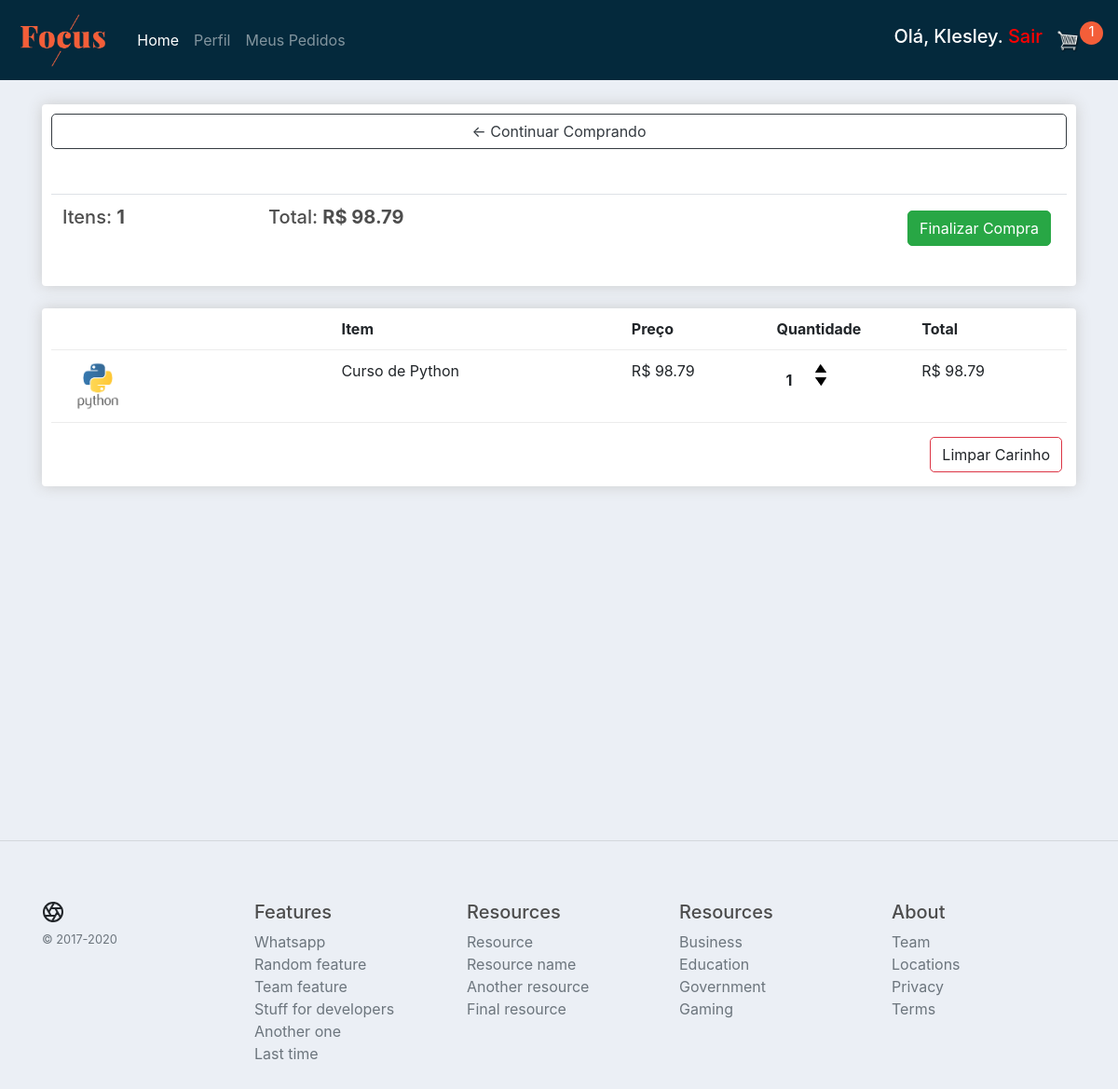
The page /cart/ (signed in) on the database as committed earlier.
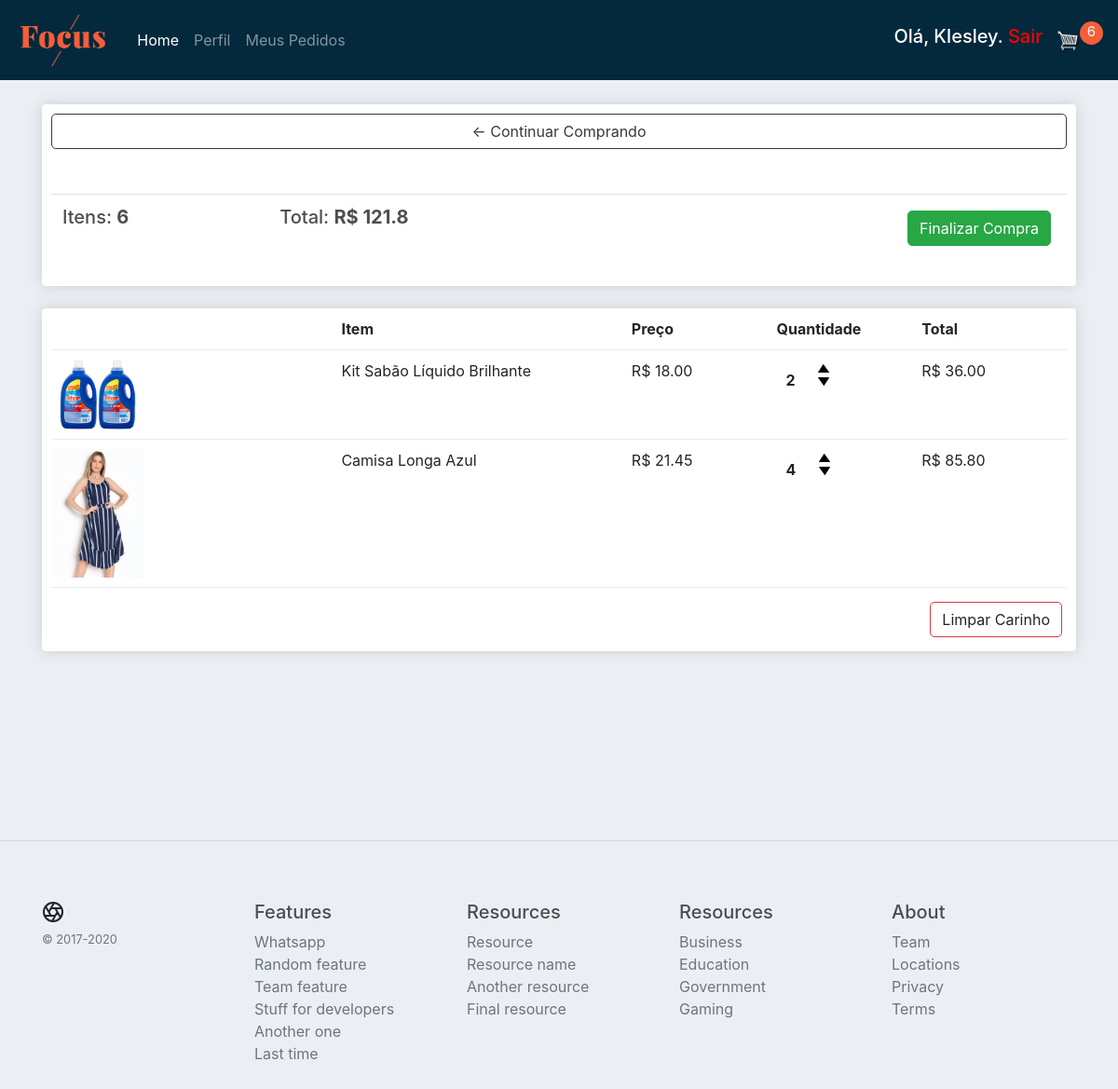
The same page on the database as committed later.
### store/models.py (models this page shows, shortened)
class Order(models.Model):
    STATUS = [
        ('In the cart', 'In the cart'),
        ('Waiting for Payment', 'Waiting for Payment'),
        ('Preparation', 'Preparation'),
        ('Out for delivery', 'Out for delivery'),
        ('Delivered', 'Delivered')
    ]
    customer = models.ForeignKey(Customer, on_delete=models.SET_NULL, null=True)
    date_orderd = models.DateTimeField(auto_now_add=True)
    status = models.CharField(max_length=200, choices=STATUS, default=STATUS[0])
    transaction_id = models.CharField(max_length=200, null=False)
    @property
    def get_total_order(self):
        orders_items = self.orderitem_set.all()
        total_order = sum(item.get_total_order_item for item in orders_items)
        return float(total_order)
    @property
    def get_total_cart_items(self):
        orders_items = self.orderitem_set.all()
        total_items = sum([item.quantity for item in orders_items])
        return total_items

class OrderItem(models.Model):
    product = models.ForeignKey(Product, on_delete=models.CASCADE, null=True)
    order = models.ForeignKey(Order, on_delete=models.CASCADE, null=True)
    quantity = models.IntegerField(default=0, null=False, blank=False)
    date_added = models.DateTimeField(auto_now_add=True)
    @property
    def get_total_order_item(self):
        return self.product.price * self.quantity

class Product(models.Model):
    image = models.ImageField(null=True, blank=True)
    name = models.CharField(max_length=200, null=False)
    description = models.TextField(null=True, blank=True)
    price = models.DecimalField(max_digits=8, decimal_places=2)
    digital = models.BooleanField(default=False, null=False)
    available_quantity = models.IntegerField(default=0, null=False, blank=False)
    date_created = models.DateTimeField(null=True, auto_now_add=True)
    @property
    def image_url(self):
        try:
            url = self.image.url
        except:
            url = f'/static/images/Sem-imagem.png'
        return url

### store/views.py (the view)
# urls.py: path('cart/', CartView.as_view(), name='cart'),
class CartView(ListView):
    model = Product
    context_object_name = 'products'
    template_name = 'store/cart.html'
    def get_context_data(self, **kwargs):
        context = super(CartView, self).get_context_data(**kwargs)
        data = cartData(self.request)
        order = data['order']
        context['order'] = order
        context['quantity_items'] = data['quantity_items']
        context['items'] = data['items']
        return context

### store/utils.py (called while the page is built)
def cartData(request) -> dict:
    if request.user.is_authenticated:
        customer = request.user.customer
        order, created = Order.objects.get_or_create(customer=customer, status=Order.STATUS[0][0])
        items = order.orderitem_set.all()
        quantity_items = items.count()
        return {'order': order, 'items': items, 'quantity_items': quantity_items}
    else:
        return cookieCart(request)

### store/templates/store/cart.html (shortened to what this page needs)
{% extends 'base.html' %}
{% load static %}
{% block content %}
    <div class="row">
        <div class="col-lg-12">
            <div class="box-element">
                <a href="{% url 'store' %}" class="btn btn-outline-dark btn-block" style="border-radius: 5px">&#x2190;
                    Continuar
                    Comprando</a>
                <br>
                <br>
                {% if quantity_items > 0 %}
                    <table class="table">
                    <tr>
                        <th>
                            <h5>Itens: <strong>{{ order.get_total_cart_items }}</strong></h5>
                        </th>
                        <th>
                            <h5>Total: <strong>R$ {{ order.get_total_order }}</strong></h5>
                        </th>
                        <th>
                            <a href="{% url 'checkout' %}" class="btn btn-success"
                               style="border-radius: 5px;float: right;margin:5px">Finalizar Compra</a>
                        </th>
                    </tr>
                </table>
                {% endif %}
            </div>
            <br>
            <div class="box-element">
                <div class="cart-row">
                    <div style="flex: 2"></div>
                    <div style="flex: 2"><strong>Item</strong></div>
                    <div style="flex: 1"><strong>Preço</strong></div>
                    <div style="flex: 1"><strong>Quantidade</strong></div>
                    <div style="flex: 1"><strong>Total</strong></div>
                </div>
                {% for item in items %}
                    <div class="cart-row">
                        <div style="flex: 2"><img class="row-image" src="{{ item.product.image_url }}" alt="">
                        </div>
                        <div style="flex: 2">{{ item.product.name }}</div>
                        <div style="flex: 1">R$ {{ item.product.price }}</div>
                        <div style="flex: 1">
                            <p class="quantity">{{ item.quantity }}</p>
                            <div class="quantity">
                                <img class="chg-quantity update-cart" data-product="{{ item.product.id }}"
                                     data-action="add"
                                     src="{% static  'images/arrow-up.png' %}">
                                <img class="chg-quantity update-cart" data-product="{{ item.product.id }}"
                                     data-action="subtract" src="{% static  'images/arrow-down.png' %}">
                            </div>
                        </div>
                        <div style="flex: 1">R$ {{ item.get_total_order_item }}</div>
                    </div>
                {% endfor %}
                {% if quantity_items > 0 %}
                    <a class="btn btn-outline-danger update-cart" data-action="clear_cart" data-product="all"
                       style="border-radius: 5px;float: right;margin:5px">Limpar Carinho</a>
                {% endif %}
                <br>
                <br>
            </div>
        </div>
    </div>
{% endblock %}

### templates/base.html (shortened to what this page needs)
<!DOCTYPE html>
{% load static %}
<html lang="en">
<head>
    <link rel="stylesheet" href="https://stackpath.bootstrapcdn.com/bootstrap/4.4.1/css/bootstrap.min.css"
>
    <link rel="stylesheet" type="text/css" href="{% static 'css/main.css' %}">
</head>
<body>
{% include 'snippet/navbar.html' %}
<div class="container main">
    {% block content %}
    {% endblock %}
</div>
{% include 'snippet/footer.html' %}
</body>
</html>

### templates/snippet/navbar.html (shortened to what this page needs)
{% load static %}
<nav class="navbar navbar-expand-lg navbar-dark bg-dark">
    <a class="navbar-brand" href="{% url 'store' %}"><img class="brand-img" src="{% static 'images/logo.png' %}" alt=""></a>
    <div class="collapse navbar-collapse" id="navbarSupportedContent">
        <ul class="navbar-nav mr-auto">
            <li class="nav-item active">
                <a class="nav-link" href="{% url 'store' %}">Home <span class="sr-only">(current)</span></a>
            </li>
            {% if request.user.is_authenticated %}
                <a class="nav-link" href="{% url 'account_settings' %}"> Perfil </a>
                <a class="nav-link" href="{% url 'my_orders' %}"> Meus Pedidos </a>
            {% endif %}
        </ul>
        <div class="form-inline my-2 my-lg-0 end">
            {% if request.user.is_authenticated %}
                {% for name in request.user.customer.name.split|slice:1 %}
                    <h5 style="color: white">Olá, {{ name }}. <a style="color: red;" href="{% url 'logout' %}"> Sair</a>
                    </h5>
                {% endfor %}
            {% else %}
                <a href="{% url 'login_page' %}" class="btn btn-warning"
                   style="color: white;border-radius: 5px;background-color: #F45E39;border-color: #F45E39;"><strong>Login</strong></a>
            {% endif %}
            <a href="{% url 'cart' %}">
                <img id="cart-icon" src="{% static 'images/cart.png' %}">
            </a>
            <p id="cart-total">{{ order.get_total_cart_items }}</p>
        </div>
    </div>
</nav>

### templates/snippet/footer.html (shortened to what this page needs)
{% load static %}
<hr>
<footer class="container py-5">
  <div class="row">
    <div class="col-12 col-md">
      <small class="d-block mb-3 text-muted">&copy; 2017-2020</small>
    </div>
    <div class="col-6 col-md">
      <h5>Features</h5>
      <ul class="list-unstyled text-small">
        <li><a class="text-muted" href="https://api.whatsapp.com/send/?phone=5563999500153&text=Olá, gostaria de tirar uma dúvida.&app_absent=0">Whatsapp</a></li>
        <li><a class="text-muted" href="#">Random feature</a></li>
        <li><a class="text-muted" href="#">Team feature</a></li>
        <li><a class="text-muted" href="#">Stuff for developers</a></li>
        <li><a class="text-muted" href="#">Another one</a></li>
        <li><a class="text-muted" href="#">Last time</a></li>
      </ul>
    </div>
    <div class="col-6 col-md">
      <h5>Resources</h5>
      <ul class="list-unstyled text-small">
        <li><a class="text-muted" href="#">Resource</a></li>
        <li><a class="text-muted" href="#">Resource name</a></li>
        <li><a class="text-muted" href="#">Another resource</a></li>
        <li><a class="text-muted" href="#">Final resource</a></li>
      </ul>
    </div>
    <div class="col-6 col-md">
      <h5>Resources</h5>
      <ul class="list-unstyled text-small">
        <li><a class="text-muted" href="#">Business</a></li>
        <li><a class="text-muted" href="#">Education</a></li>
        <li><a class="text-muted" href="#">Government</a></li>
        <li><a class="text-muted" href="#">Gaming</a></li>
      </ul>
    </div>
    <div class="col-6 col-md">
      <h5>About</h5>
      <ul class="list-unstyled text-small">
        <li><a class="text-muted" href="#">Team</a></li>
        <li><a class="text-muted" href="#">Locations</a></li>
        <li><a class="text-muted" href="#">Privacy</a></li>
        <li><a class="text-muted" href="#">Terms</a></li>
      </ul>
    </div>
  </div>
</footer>

### static/css/main.css (style rules this page uses)
.main { min-height: 100vh; height: 100%; padding-top: 1em; }
body { background-color: hsl(0, 0%, 98%); }
.brand-img { height: 60px; }
h1, h2, h3, h4, h5, h6 { color: hsl(0, 0%, 30%); }
.box-element { box-shadow: hsl(0, 0%, 80%) 0 0 16px; background-color: #fff; border-radius: 4px; padding: 10px; }
.bg-dark { background-color: #04293C !important; }
#cart-icon { width: 25px; display: inline-block; margin-left: 15px; }
#cart-total { display: block; text-align: center; color: #fff; background-color: #F45E39; width: 25px; height: 25px; border-radius: 50%; font-size: 15px; }
.col-lg-4, .col-lg-6, .col-lg-8, .col-lg-12 { margin-top: 10px; padding-bottom: 1em; }
.btn { border-radius: 0; }
.row-image { width: 100px; }
.cart-row { display: flex; align-items: flex-stretch; padding-bottom: 10px; margin-bottom: 10px; border-bottom: 1px solid #ececec; }
.quantity { display: inline-block; font-weight: 700; padding-right: 10px; padding-left: 10px; }
.chg-quantity { width: 12px; cursor: pointer; display: block; margin-top: 5px; transition: .1s; }
body { background-color: #ebeff5; }

Rows that differ between the two databases and show on the page:
no longer on this page (row edited): Order: get_total_cart_items "1", get_total_order "98.79"
no longer on this page (row unchanged): OrderItem: product.image_url (picture), product.name "Curso de Python", product.price "98.79", quantity "1", get_total_order_item "98.79"
added Order: get_total_cart_items "6", get_total_order "121.8"
added OrderItem: product.image_url (picture), product.name "Kit Sabão Líquido Brilhante", product.price "18.00", quantity "2", get_total_order_item "36.00"
added OrderItem: product.image_url (picture), product.name "Camisa Longa Azul", product.price "21.45", quantity "4", get_total_order_item "85.80"
